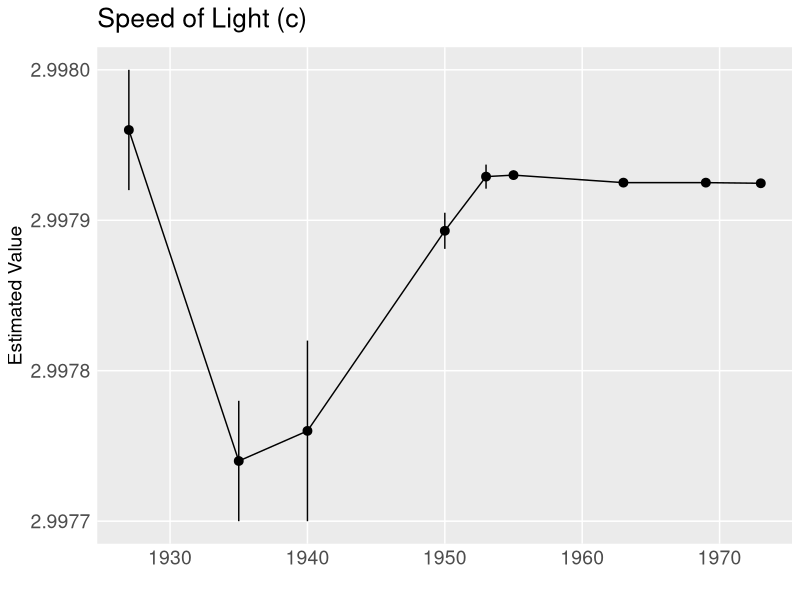
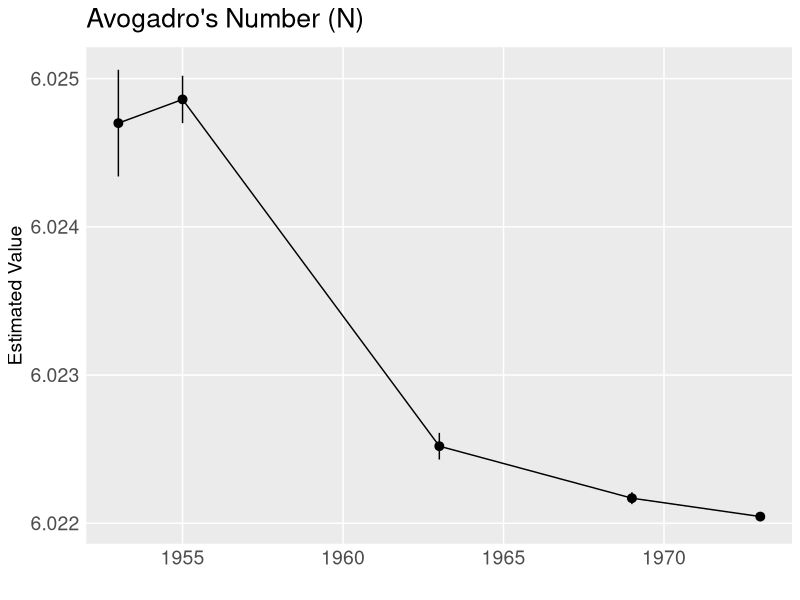
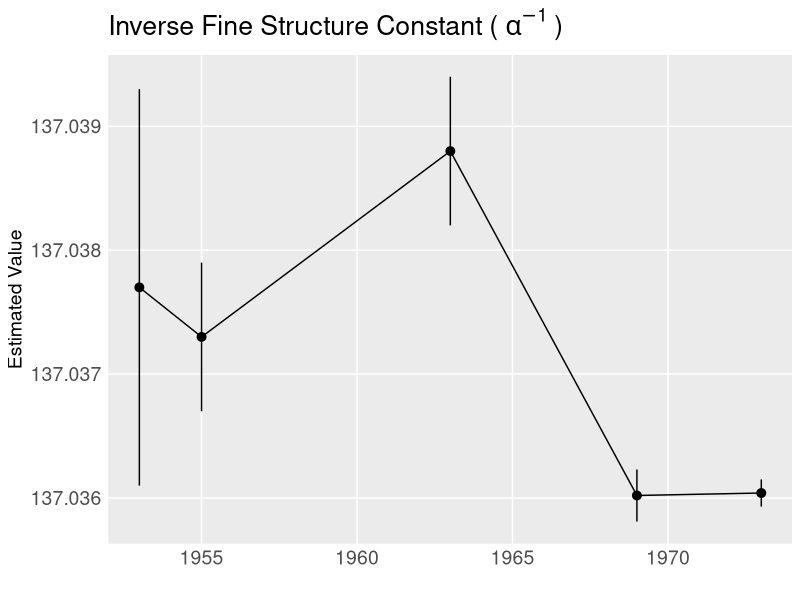
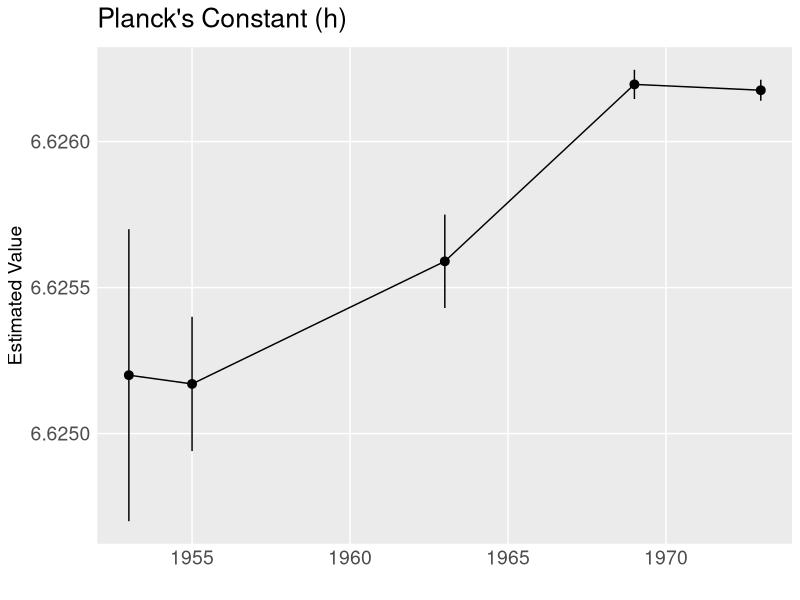
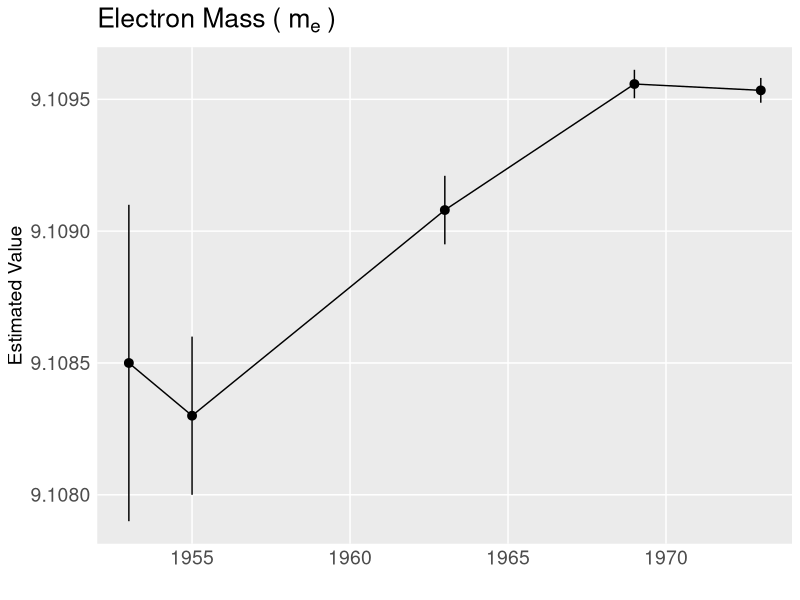
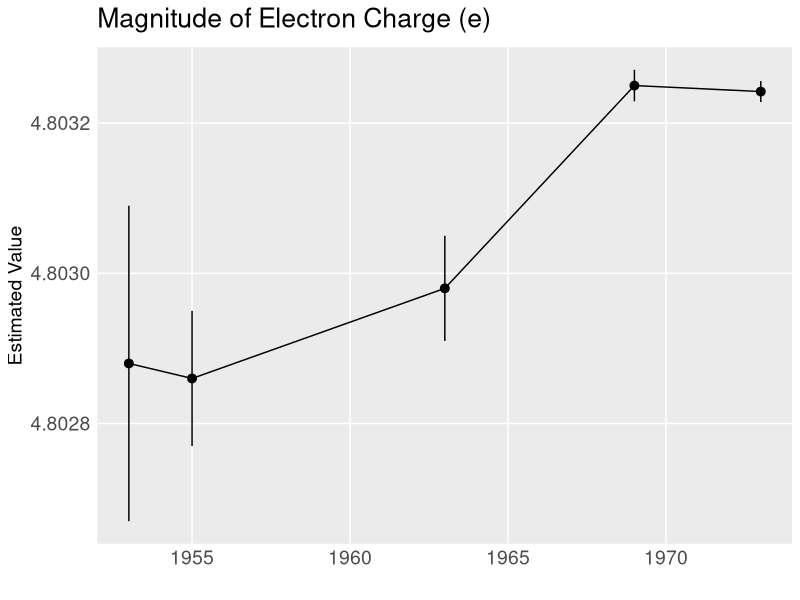
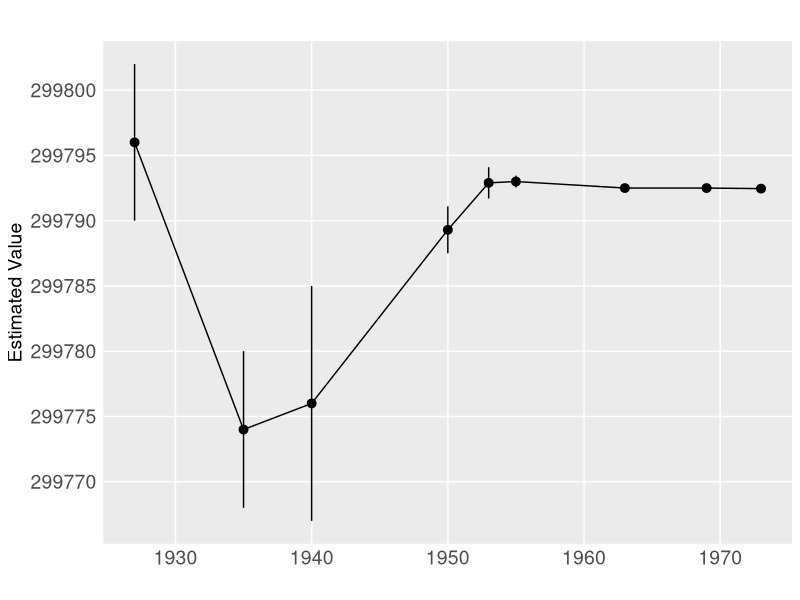
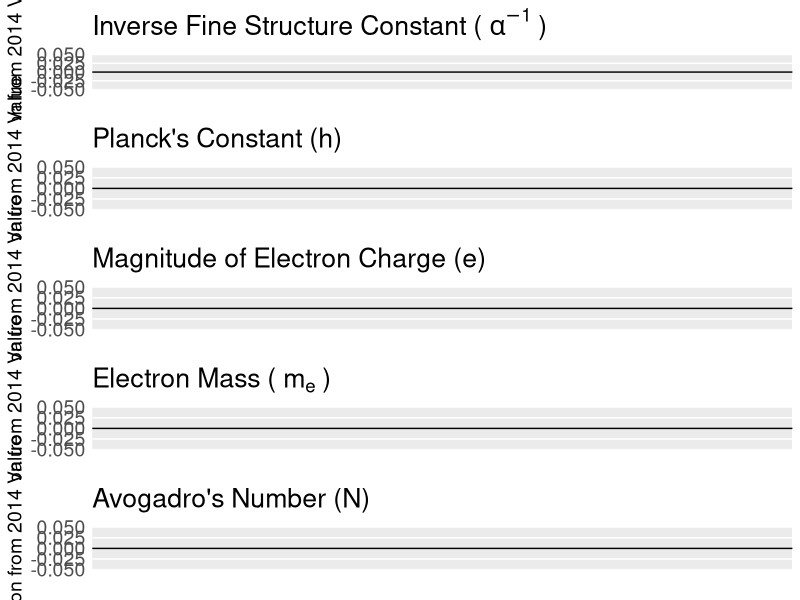

Reproduce these figures in R, in order.
###--------------------------------------------------------------------------------###
###--------------------------------------------------------------------------------###
### Graphics for recommended values of various physical constants
###--------------------------------------------------------------------------------###
###--------------------------------------------------------------------------------###


##-------------------------------------------------------------------------------##
## Useful variables, libraries, and functions
##-------------------------------------------------------------------------------##
# Get dplyr, ggplot2
library(tidyverse)


# Code for arranging plots
library(cowplot)
library(gridExtra)

# Standard theme for graphics
stdtheme = theme(panel.grid.minor = element_blank(), 
                 axis.ticks = element_blank(),
                 axis.text = element_text(size = 14),
                 axis.title = element_text(size = 14), 
                 title = element_text(size = 16))

###--------------------------------------------------------------###                       
###--------------------------------------------------------------###
#' @name: revcalPlot
#' @param: cnstnt, string, the name of the constant you want to plot
#' @param: lab_title, string, the title for the plot
#' @param: data, data.frame, default to rvs defined above
#' @param: plot_theme, a theme object, default defined as stdtheme,
#             which is defined above.
#' @param: ref, numeric, reference value
#' @param: include_refline, boolean, if true, plot includes a 
#'            horizontal line for a reference value. 
#' @return: plot of recomended values over the years
###--------------------------------------------------------------###
###--------------------------------------------------------------###
recvalPlot = function(cnstnt, 
                      lab_title, 
                      data = rvs, 
                      plot_theme = stdtheme, 
                      ref = NA, 
                      include_refline = TRUE,
                      nudgex = 0, 
                      error_bars = FALSE){

  # Build forest plot vs. time
  plt = data %>% 
    filter(constant == cnstnt) %>%
    ggplot() + 
    geom_pointrange(aes(x = year, y = estimate, 
                        ymin = estimate - error,
                        ymax = estimate + error)) + 
    geom_line(aes(x = year, y = estimate)) + 
    labs(title = lab_title, 
         x = "", 
         y = "Estimated Value") + 
    plot_theme # use the theme above

  
  # Add a horizonal reference line if desired
  if(include_refline){
    
    if(is.na(ref)){ # check that a reference value has been specified
      
      # if no reference value has been specified, use the 1973 value
      ref_val = dplyr::filter(data, constant == cnstnt, year == 1973)$estimate
    
    } else {
      
      ref_val = dplyr::filter(data, constant == cnstnt, year == ref)$estimate
      
    }
    
    dat <- dplyr::filter(data, constant == cnstnt)
    
    min_year = dat %>% 
      summarize(min_yr = min(year))
    min_yr = as.numeric(as.character(min_year$min_yr))
    
    range_vals <- dat %>% 
      summarize(range = max(estimate) - min(estimate))
    nudge <- range_vals$range/nrow(dat)/10
    
    # add reference line to the plot
    plt = plt + geom_hline(yintercept = ref_val, lty = 2) + 
      annotate(geom = "text", 
               x = min_yr + nudgex, y = ref_val + nudge, 
               label = paste0(ref, " Recommended Value"), 
               hjust = 0, vjust = 0)
  
  }
  
  ########## RETURN
  return(plt)
}



##-------------------------------------------------------------------------------##
## Read in data
##-------------------------------------------------------------------------------##
rvs = read.csv("./data/recommended values.csv")
head(rvs)
str(rvs)

# Names list of constants in Fig 3, some names for the plots and filenames
cnsts  = list(cnst = c("c", "N", "1/alpha", "h", "m_e", "e"),
              name = c("Speed of Light (c)",
                       "Avogadro's Number (N)", 
                       expression("Inverse Fine Structure Constant ("~alpha^-1~")"),
                       "Planck's Constant (h)",
                       expression("Electron Mass ("~m[e]~")"),
                       "Magnitude of Electron Charge (e)"),
              fname = paste0(c("speed_of_light",
                               "avogadro", 
                               "invFSC", 
                               "planck", 
                               "electron_mass", 
                               "electron_charge"), 
                             ".pdf")
        )


##-------------------------------------------------------------------------------##
## Build plots
##-------------------------------------------------------------------------------##
for(i in 1:length(cnsts$cnst)){
  cc = cnsts$cnst[i] # Constnat name
  labtitle = cnsts$name[i] # plot title
  fname = cnsts$fname[i] # file name
  foo = recvalPlot(cc, labtitle, include_refline = TRUE, ref = 2014) # build plot using 2014 reference value
  show(foo) # show the plot
  
  # save plot
  ggsave(plot = foo,
         filename = paste0("./graphics/", gsub(".pdf", "_updated.pdf", fname)),
         width = 12, height = 10)
}

###--------------------------------------------###
###---Figure 1B
###--------------------------------------------###
f1b = rvs %>% 
  filter(constant == "c") %>%
  mutate(estimate = estimate * 10^5, 
         error = error * 10^5 * 1.5) %>%
  recvalPlot("c", "", data = ., ref = 2014, nudgex = 2) + 
  scale_y_continuous(breaks = 299765 + 5 * 0:8)
f1b
ggsave(plot = f1b,
       filename = "./graphics/Figure 1B.pdf",
       width = 12, height = 10)

rvs %>% 
  filter(constant == "c", year %in% c(1986,2014))

###--------------------------------------------###
###---Figure 2
###--------------------------------------------###
# Info for title
constants_for_grid <- list(cnst = c("N", "1/alpha", "h", "m_e", "e"),
                           name = c("Avogadro's Number (N)", 
                                    expression("Inverse Fine Structure Constant ("~alpha^-1~")"),
                                    "Planck's Constant (h)",
                                    expression("Electron Mass ("~m[e]~")"),
                                    "Magnitude of Electron Charge (e)"))
# Rescale to differences vs 2014
dat_for_grid = rvs %>%
  filter(year == 2014) %>%
  group_by(constant) %>%
  summarize(rec_val = estimate) %>%
  left_join(., rvs) %>%
  filter(constant %in% c(constants_for_grid$cnst, "c")) %>%
  mutate(deviation = estimate - rec_val) %>%
  select(-estimate) %>%
  rename(estimate = deviation)

# Build plots for each constant
invfsc = recvalPlot("1/alpha", "", 
                    data = dat_for_grid, include_refline = F) +
  labs(y = "Deviation from 2014 Value", 
       title = constants_for_grid$name[2]) + 
  geom_hline(yintercept = 0)

plnk = recvalPlot("h", "", 
                  data = dat_for_grid, include_refline = F) +
  labs(y = "Deviation from 2014 Value", 
       title = constants_for_grid$name[3]) + 
  geom_hline(yintercept = 0)

echg = recvalPlot("e", "", 
                  data = dat_for_grid, include_refline = F) +
  labs(y = "Deviation from 2014 Value", 
       title = constants_for_grid$name[5]) + 
  geom_hline(yintercept = 0)

emass = recvalPlot("m_e", "", 
                   data = dat_for_grid, include_refline = F) +
  labs(y = "Deviation from 2014 Value", 
       title = constants_for_grid$name[4]) + 
  geom_hline(yintercept = 0)

avo = recvalPlot("N", "", 
                 data = dat_for_grid, include_refline = F) +
  labs(y = "Deviation from 2014 Value", 
       title = constants_for_grid$name[1]) + 
  geom_hline(yintercept = 0)


fig2 = grid.arrange(invfsc, plnk, echg, emass, avo, ncol = 1)
ggsave(plot = fig2,
       filename = "./graphics/Figure 2.pdf", 
       height = 18, width = 12, limitsize = FALSE)


# Build plots for each constant ----

# Clean up old version of Figure 2
rm("invfsc", "plnk", "echg", "emass", "avo")

# Inverse fine structure
invfsc <- dat_for_grid %>% 
  filter(constant == "1/alpha", year >= 1950, year <= 1975) %>%
  mutate(rescale_multiple = 7300) %>% 
  ggplot() +
  geom_hline(yintercept = 0, lty = 2, color = "grey60") +
  geom_pointrange(aes(x = year, y = estimate * rescale_multiple, 
                      ymin = (estimate - error) * rescale_multiple,
                      ymax = (estimate + error) * rescale_multiple),
                  fatten = 0.75) +
  geom_line(
    aes(x = year, y = estimate * rescale_multiple), 
    size = 0.4
  )  +
  scale_x_continuous(
    name   = "Year of estimate",
    breaks = seq(1950, 1975, 5),
  ) +
  scale_y_continuous(
    name   = "Deviation from 2014 recommended value  (ppm)",
    limits = c(-2.5, 25),
    breaks = seq(0, 25, 5),
    expand = c(0, 0)
  ) +
  ggtitle(
    expression("Inverse Fine Structure Constant, " ~ alpha^-1 ~ "")
  ) +
  theme_classic() +
  theme(
    text = element_text(family = "Times"),                            
    axis.text = element_text(size = 12),
    axis.title = element_text(size = 12), 
    axis.line.y = element_line(colour = "black"),
    title = element_text(size = 14),
    axis.title.x = element_text(hjust = 1),
    axis.title.y = element_text(hjust = 1)
  )

# Planks
# rescale_multiple <- 100000

plnk <- dat_for_grid %>% 
  filter(constant == "h", year >= 1950, year <= 1975) %>% 
  mutate(rescale_multiple = 100000) %>% 
  ggplot() +
  geom_hline(yintercept = 0, lty = 2, color = "grey60") +
  geom_pointrange(aes(x = year, y = estimate * rescale_multiple, 
                      ymin = (estimate - error) * rescale_multiple,
                      ymax = (estimate + error) * rescale_multiple),
                  fatten = 0.75) +
  geom_line(
    aes(x = year, y = estimate * rescale_multiple), 
    size = 0.4
  )  +
  scale_x_continuous(
    name   = "Year of estimate",
    breaks = seq(1950, 1975, 5),
  ) +
  scale_y_continuous(
    name   = "Deviation from 2014 recommended value (ppm)",
    limits = c(-150, 50),
    breaks = seq(-150, 50, 50),
    expand = c(0, 0)
  ) +
  ggtitle("Planck's Constant, h") +
  theme_classic() +
  theme(
    text = element_text(family = "Times"),                            
    axis.text = element_text(size = 12),
    axis.title = element_text(size = 12), 
    axis.line.y = element_line(colour = "black"),
    title = element_text(size = 14),
    axis.title.x = element_text(hjust = 1),
    axis.title.y = element_text(hjust = 1)
  )

# Electron charge
echg <- dat_for_grid %>% 
  filter(constant == "e", year >= 1950, year <= 1975) %>% 
  mutate(rescale_multiple = 260500) %>% 
  ggplot() +
  geom_hline(yintercept = 0, lty = 2, color = "grey60") +
  geom_pointrange(aes(x = year, y = estimate * rescale_multiple, 
                      ymin = (estimate - error) * rescale_multiple,
                      ymax = (estimate + error) * rescale_multiple),
                  fatten = 0.75) +
  geom_line(
    aes(x = year, y = estimate * rescale_multiple), 
    size = 0.4
  )  +
  scale_x_continuous(
    name   = "Year of estimate",
    breaks = seq(1950, 1975, 5),
  ) +
  scale_y_continuous(
    name   = "Deviation from 2014 recommended value (ppm)",
    limits = c(-200, 25),
    breaks = seq(-200, 25, 50),
    expand = c(0, 0)
  ) +
  ggtitle(
    "Electron Charge, e"
  ) +
  theme_classic() +
  theme(
    text = element_text(family = "Times"),                            
    axis.text = element_text(size = 12),
    axis.title = element_text(size = 12), 
    axis.line.y = element_line(colour = "black"),
    title = element_text(size = 14),
    axis.title.x = element_text(hjust = 1),
    axis.title.y = element_text(hjust = 1)
  )

# Electron mass

emass <- dat_for_grid %>% 
  filter(constant == "m_e", year >= 1950, year <= 1975) %>% 
  mutate(rescale_multiple = 124500) %>% 
  ggplot() +
  geom_hline(yintercept = 0, lty = 2, color = "grey60") +
  geom_pointrange(aes(x = year, y = estimate * rescale_multiple, 
                      ymin = (estimate - error) * rescale_multiple,
                      ymax = (estimate + error) * rescale_multiple),
                  fatten = 0.75) +
  geom_line(
    aes(x = year, y = estimate * rescale_multiple), 
    size = 0.4
  )  +
  scale_x_continuous(
    name   = "Year of estimate",
    breaks = seq(1950, 1975, 5),
  ) +
  scale_y_continuous(
    name   = "Deviation from 2014 recommended value (ppm)",
    limits = c(-200, 30),
    breaks = seq(-200, 30 , 25),
    expand = c(0, 0)
  ) +
  ggtitle(
    expression("Electron Mass," ~ m[e] ~ "")
  ) +
  theme_classic() +
  theme(
    text = element_text(family = "Times"),                            
    axis.text = element_text(size = 12),
    axis.title = element_text(size = 12), 
    axis.line.y = element_line(colour = "black"),
    title = element_text(size = 14),
    axis.title.x = element_text(hjust = 1),
    axis.title.y = element_text(hjust = 1)
  )

# Avogadro's number
avo <- dat_for_grid %>% 
  filter(constant == "N", year >= 1950, year <= 1975) %>% 
  mutate(rescale_multiple = 50000) %>% 
  ggplot() +
  geom_hline(yintercept = 0, lty = 2, color = "grey60") +
  geom_pointrange(aes(x = year, y = estimate * rescale_multiple, 
                      ymin = (estimate - error) * rescale_multiple,
                      ymax = (estimate + error) * rescale_multiple),
                  fatten = 0.75) +
  geom_line(
    aes(x = year, y = estimate * rescale_multiple), 
    size = 0.4
  )  +
  scale_x_continuous(
    name   = "Year of estimate",
    breaks = seq(1950, 1975, 5),
  ) +
  scale_y_continuous(
    name   = "Deviation from 2014 recommended value (ppm)",
    limits = c(-25, 150),
    breaks = seq(0, 150, 50),
    expand = c(0, 0)
  ) +
  ggtitle(
    "Avogadro's Number, N"
  ) +
  theme_classic() +
  theme(
    text = element_text(family = "Times"),                            
    axis.text = element_text(size = 12),
    axis.title = element_text(size = 12), 
    axis.line.y = element_line(colour = "black"),
    title = element_text(size = 14),
    axis.title.x = element_text(hjust = 1),
    axis.title.y = element_text(hjust = 1)
  )

# Final figure 
fig2 = plot_grid(invfsc, plnk, echg, emass, avo, ncol = 1)
ggsave(plot = fig2,
       filename = "./graphics/Figure 2.pdf", 
       height = 20, width = 8, limitsize = FALSE)

